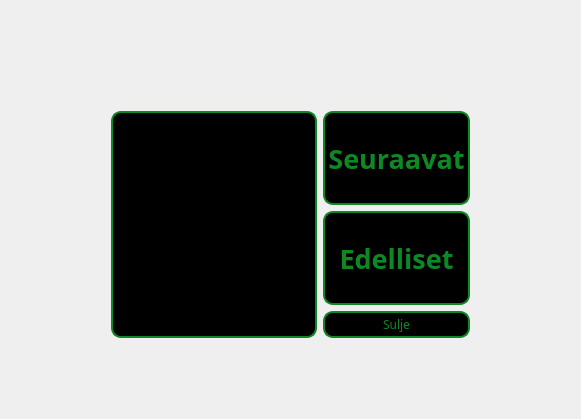
<?xml version="1.0" encoding="UTF-8"?>
<ui version="4.0">
 <class>history</class>
 <widget class="QDialog" name="history">
  <property name="geometry">
   <rect>
    <x>0</x>
    <y>0</y>
    <width>581</width>
    <height>419</height>
   </rect>
  </property>
  <property name="windowTitle">
   <string>Dialog</string>
  </property>
  <property name="styleSheet">
   <string notr="true">

#history {border-image: url(:/graphics/graphics/graphics/log.png)0 0 0 0 stretch stretch;}
QListView::item {
    background-color:black;}
QListView::item:alternate {
	background-color: rgb(45, 45, 45);
}
#pushButton, #pushButton_2, #pushButton_3,#logList {
 font-family:monofonto;
border-style:solid;
border-width: 2px;
border-color: rgb(14, 136, 37);
border-radius: 10px;
padding: 3px 3px;
}
#pushButton:pressed, #pushButton_2:pressed, #pushButton_3:pressed {

border-style:solid;
border-width: 5px;
border-color: rgb(14, 136, 37);
border-radius: 10px;
padding: 6px 6px;
}
</string>
  </property>
  <layout class="QGridLayout" name="gridLayout">
   <item row="2" column="1" rowspan="3">
    <widget class="QListWidget" name="logList">
     <property name="font">
      <font>
       <family>monofonto</family>
       <pointsize>20</pointsize>
      </font>
     </property>
     <property name="styleSheet">
      <string notr="true">background-color: rgb(0, 0, 0);
color: rgb(14, 136, 37);
</string>
     </property>
     <property name="wordWrap">
      <bool>false</bool>
     </property>
    </widget>
   </item>
   <item row="1" column="1">
    <spacer name="verticalSpacer">
     <property name="orientation">
      <enum>Qt::Vertical</enum>
     </property>
     <property name="sizeType">
      <enum>QSizePolicy::Fixed</enum>
     </property>
     <property name="sizeHint" stdset="0">
      <size>
       <width>20</width>
       <height>100</height>
      </size>
     </property>
    </spacer>
   </item>
   <item row="4" column="2">
    <widget class="QPushButton" name="pushButton">
     <property name="cursor">
      <cursorShape>PointingHandCursor</cursorShape>
     </property>
     <property name="styleSheet">
      <string notr="true">background-color: rgb(0, 0, 0);
color: rgb(14, 136, 37);</string>
     </property>
     <property name="text">
      <string>Sulje</string>
     </property>
    </widget>
   </item>
   <item row="5" column="1">
    <spacer name="verticalSpacer_2">
     <property name="orientation">
      <enum>Qt::Vertical</enum>
     </property>
     <property name="sizeType">
      <enum>QSizePolicy::Fixed</enum>
     </property>
     <property name="sizeHint" stdset="0">
      <size>
       <width>20</width>
       <height>70</height>
      </size>
     </property>
    </spacer>
   </item>
   <item row="2" column="2">
    <widget class="QPushButton" name="pushButton_2">
     <property name="sizePolicy">
      <sizepolicy hsizetype="Minimum" vsizetype="Preferred">
       <horstretch>0</horstretch>
       <verstretch>0</verstretch>
      </sizepolicy>
     </property>
     <property name="font">
      <font>
       <family>monofonto</family>
       <pointsize>20</pointsize>
       <bold>true</bold>
      </font>
     </property>
     <property name="cursor">
      <cursorShape>PointingHandCursor</cursorShape>
     </property>
     <property name="styleSheet">
      <string notr="true">background-color: rgb(0, 0, 0);
color: rgb(14, 136, 37);</string>
     </property>
     <property name="text">
      <string>Seuraavat</string>
     </property>
    </widget>
   </item>
   <item row="2" column="0">
    <spacer name="horizontalSpacer">
     <property name="orientation">
      <enum>Qt::Horizontal</enum>
     </property>
     <property name="sizeType">
      <enum>QSizePolicy::Fixed</enum>
     </property>
     <property name="sizeHint" stdset="0">
      <size>
       <width>100</width>
       <height>15</height>
      </size>
     </property>
    </spacer>
   </item>
   <item row="2" column="3">
    <spacer name="horizontalSpacer_2">
     <property name="orientation">
      <enum>Qt::Horizontal</enum>
     </property>
     <property name="sizeType">
      <enum>QSizePolicy::Fixed</enum>
     </property>
     <property name="sizeHint" stdset="0">
      <size>
       <width>100</width>
       <height>60</height>
      </size>
     </property>
    </spacer>
   </item>
   <item row="3" column="2">
    <widget class="QPushButton" name="pushButton_3">
     <property name="sizePolicy">
      <sizepolicy hsizetype="Minimum" vsizetype="Preferred">
       <horstretch>0</horstretch>
       <verstretch>0</verstretch>
      </sizepolicy>
     </property>
     <property name="font">
      <font>
       <family>monofonto</family>
       <pointsize>20</pointsize>
       <bold>true</bold>
      </font>
     </property>
     <property name="cursor">
      <cursorShape>PointingHandCursor</cursorShape>
     </property>
     <property name="styleSheet">
      <string notr="true">color: rgb(14, 136, 37);
background-color: rgb(0, 0, 0);</string>
     </property>
     <property name="text">
      <string>Edelliset</string>
     </property>
    </widget>
   </item>
  </layout>
 </widget>
 <resources/>
 <connections/>
</ui>
